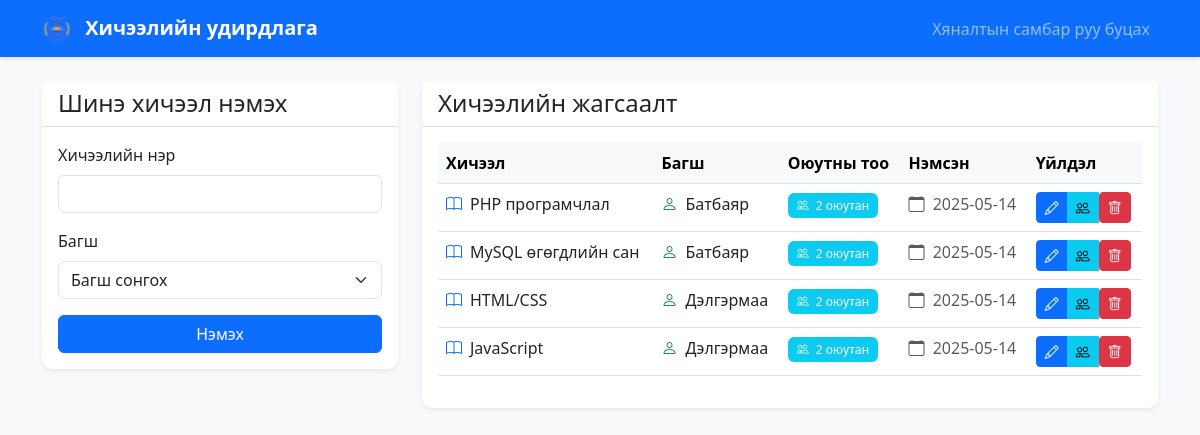
/courses/manage.php (signed in), run on the app's committed database.
### tables this page shows
CREATE TABLE IF NOT EXISTS courses (
    id INT AUTO_INCREMENT PRIMARY KEY,
    name VARCHAR(255) NOT NULL,
    teacher_id INT NOT NULL,
    created_at TIMESTAMP DEFAULT CURRENT_TIMESTAMP,
    FOREIGN KEY (teacher_id) REFERENCES users(id) ON DELETE CASCADE
);

CREATE TABLE IF NOT EXISTS users (
    id INT AUTO_INCREMENT PRIMARY KEY,
    name VARCHAR(255) NOT NULL,
    email VARCHAR(255) NOT NULL UNIQUE,
    password VARCHAR(255) NOT NULL,
    role ENUM('admin', 'teacher', 'student') NOT NULL,
    created_at TIMESTAMP DEFAULT CURRENT_TIMESTAMP
);

### courses/manage.php (the view, shortened to what this page needs)
<?php
require_once '../db.php';
$stmt = $conn->prepare("
    SELECT
        c.id,
        c.name,
        c.teacher_id,
        u.name as teacher_name,
        c.created_at,
        (SELECT COUNT(*) FROM course_enrollments WHERE course_id = c.id) as student_count
    FROM courses c
    JOIN users u ON c.teacher_id = u.id
    ORDER BY c.created_at DESC
");
$stmt->execute();
$courses = $stmt->get_result()->fetch_all(MYSQLI_ASSOC);
?>
<!DOCTYPE html>
<html lang="mn">
<head>
    <link href="https://cdn.jsdelivr.net/npm/bootstrap@5.3.0/dist/css/bootstrap.min.css" rel="stylesheet">
    <link rel="stylesheet" href="https://cdn.jsdelivr.net/npm/bootstrap-icons@1.7.2/font/bootstrap-icons.css">
    <link rel="stylesheet" href="../css/style.css">
</head>
<body class="bg-light">
    <nav class="navbar navbar-expand-lg navbar-dark bg-primary">
        <div class="container">
            <a class="navbar-brand" href="../dashboard/admin.php">
                <img src="../assets/logo.png" alt="Logo" height="30" class="d-inline-block align-text-top me-2">
                Хичээлийн удирдлага
            </a>
            <div class="collapse navbar-collapse" id="navbarNav">
                <ul class="navbar-nav ms-auto">
                    <li class="nav-item">
                        <a class="nav-link" href="../dashboard/admin.php">Хяналтын самбар руу буцах</a>
                    </li>
                </ul>
            </div>
        </div>
    </nav>
    <div class="container mt-4">
        <div class="row mb-4">
            <div class="col-md-4">
                <div class="card shadow-sm">
                    <div class="card-header bg-white">
                        <h4 class="mb-0">Шинэ хичээл нэмэх</h4>
                    </div>
                    <div class="card-body">
                        <form method="POST" action="">
                            <div class="mb-3">
                                <label for="name" class="form-label">Хичээлийн нэр</label>
                                <input type="text" class="form-control" id="name" name="name" required>
                            </div>
                            <div class="mb-3">
                                <label for="teacher_id" class="form-label">Багш</label>
                                <select class="form-select" id="teacher_id" name="teacher_id" required>
                                    <option value="">Багш сонгох</option>
                                </select>
                            </div>
                            <div class="d-grid">
                                <button type="submit" name="add_course" class="btn btn-primary">Нэмэх</button>
                            </div>
                        </form>
                    </div>
                </div>
            </div>
            <div class="col-md-8">
                <div class="card shadow-sm">
                    <div class="card-header bg-white">
                        <h4 class="mb-0">Хичээлийн жагсаалт</h4>
                    </div>
                    <div class="card-body">
                        <div class="table-responsive">
                            <table class="table table-hover">
                                <thead class="table-light">
                                    <tr>
                                        <th>Хичээл</th>
                                        <th>Багш</th>
                                        <th>Оюутны тоо</th>
                                        <th>Нэмсэн</th>
                                        <th>Үйлдэл</th>
                                    </tr>
                                </thead>
                                <tbody>
                                    <?php if (empty($courses)): ?>
                                        <tr>
                                            <td colspan="5" class="text-center py-4">
                                                <div class="text-muted">
                                                    <i class="bi bi-book fs-4 d-block mb-2"></i>
                                                    Хичээл байхгүй байна
                                                </div>
                                            </td>
                                        </tr>
                                    <?php else: ?>
                                        <?php foreach ($courses as $course): ?>
                                            <tr>
                                                <td>
                                                    <div class="d-flex align-items-center">
                                                        <i class="bi bi-book text-primary me-2"></i>
                                                        <?php echo htmlspecialchars($course['name']); ?>
                                                    </div>
                                                </td>
                                                <td>
                                                    <div class="d-flex align-items-center">
                                                        <i class="bi bi-person text-success me-2"></i>
                                                        <?php echo htmlspecialchars($course['teacher_name']); ?>
                                                    </div>
                                                </td>
                                                <td>
                                                    <a href="#" class="text-decoration-none"
                                                       data-bs-toggle="modal"
                                                       data-bs-target="#studentsModal<?php echo $course['id']; ?>">
                                                        <span class="badge bg-info">
                                                            <i class="bi bi-people me-1"></i>
                                                            <?php echo $course['student_count']; ?> оюутан
                                                        </span>
                                                    </a>
                                                </td>
                                                <td>
                                                    <span class="text-muted">
                                                        <i class="bi bi-calendar me-1"></i>
                                                        <?php echo date('Y-m-d', strtotime($course['created_at'])); ?>
                                                    </span>
                                                </td>
                                                <td>
                                                    <div class="btn-group">
                                                        <button type="button" class="btn btn-primary btn-sm"
                                                                data-bs-toggle="modal"
                                                                data-bs-target="#editModal<?php echo $course['id']; ?>"
                                                                title="Засах">
                                                            <i class="bi bi-pencil"></i>
                                                        </button>
                                                        <button type="button" class="btn btn-info btn-sm"
                                                                data-bs-toggle="modal"
                                                                data-bs-target="#studentsModal<?php echo $course['id']; ?>"
                                                                title="Оюутнууд">
                                                            <i class="bi bi-people"></i>
                                                        </button>
                                                        <form method="POST" action="" class="d-inline"
                                                              onsubmit="return confirm('Энэ хичээлийг устгахдаа итгэлтэй байна уу?');">
                                                            <button type="submit" name="delete_course" class="btn btn-danger btn-sm"
                                                                    title="Устгах">
                                                                <i class="bi bi-trash"></i>
                                                            </button>
                                                        </form>
                                                    </div>
                                                </td>
                                            </tr>
                                        <?php endforeach; ?>
                                    <?php endif; ?>
                                </tbody>
                            </table>
                        </div>
                    </div>
                </div>
            </div>
        </div>
    </div>
</body>
</html>

### css/style.css (style rules this page uses)
body { min-height: 100vh; display: flex; flex-direction: column; }
.card { border: none; border-radius: 10px; }
.card-header { border-bottom: 1px solid rgba(0,0,0,.125); background-color: #fff; }
.table th { border-top: none; background-color: #f8f9fa; }
.btn-primary { background-color: #0d6efd; border-color: #0d6efd; }
.badge { padding: 0.5em 0.75em; font-weight: 500; }
.navbar { box-shadow: 0 2px 4px rgba(0,0,0,.1); }
.navbar-brand { font-weight: 600; }

### data on the page
courses: name "PHP програмчлал", teacher.name "Батбаяр", student_count "2", created_at "2025-05-14"
courses: name "MySQL өгөгдлийн сан", teacher.name "Батбаяр", student_count "2", created_at "2025-05-14"
courses: name "HTML/CSS", teacher.name "Дэлгэрмаа", student_count "2", created_at "2025-05-14"
courses: name "JavaScript", teacher.name "Дэлгэрмаа", student_count "2", created_at "2025-05-14"
